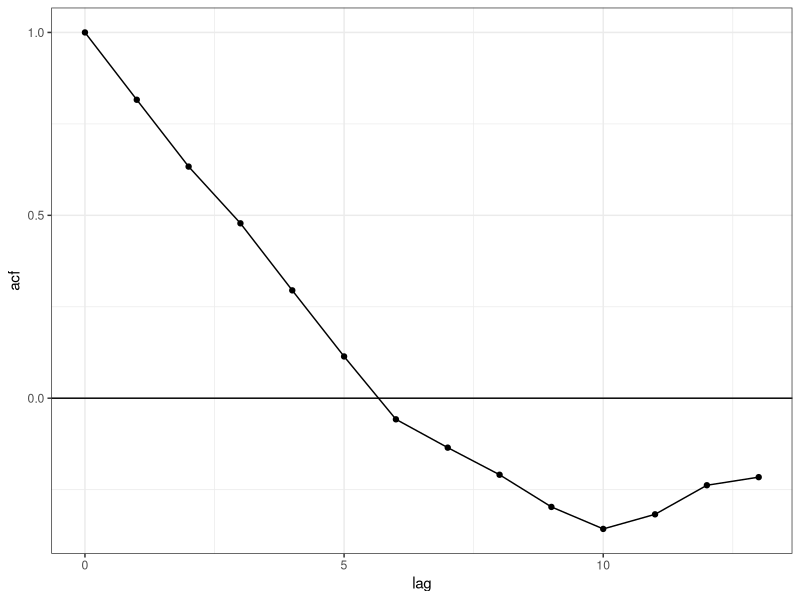
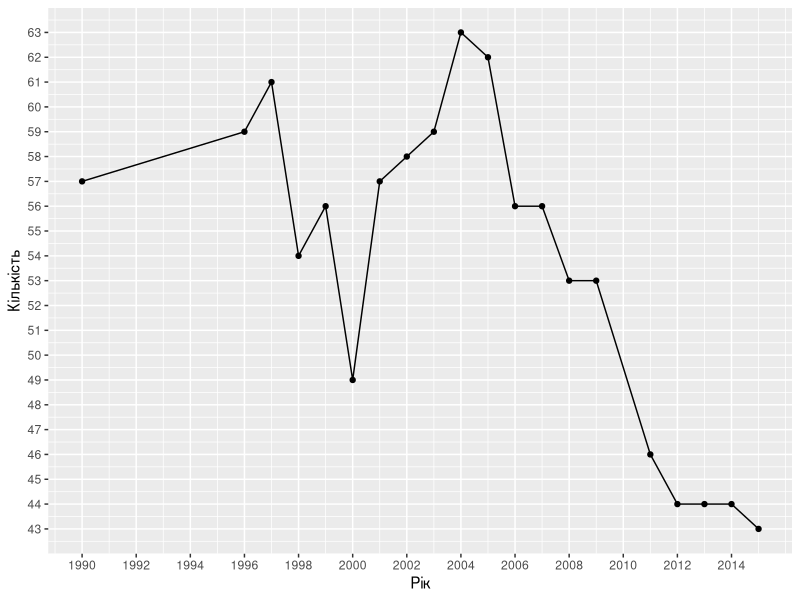

Recreate these plots in R, in order.
# Підключення бібліотеки для побудови графіків
library(ggplot2)

# Підготовка даних для подальшого опрацювання
stats <- read.csv("./data/lab1.csv")
counts <- as.numeric(stats$count)
temp <- table(as.vector(counts))

# Обчислення статистичних даних
avrg <- mean(counts)
mode <- names(temp)[temp == max(temp)]
mdn <- median(counts)
dsp <- var(counts)
cat(" Середнє значення:", avrg, "\n",
    "Мода:", mode, "\n",
    "Медіана:", mdn, "\n",
    "Дисперсія:", dsp)

# Побудова автокореляційної функції
acz <- acf(counts, plot=F)
ggplot(data.frame(lag=acz$lag, acf=acz$acf), aes(lag, acf)) + 
  geom_line() + geom_point() + theme_bw() + geom_hline(aes(yintercept=0))

# Допоміжня функція яка генерує крок для заданого вектора
step <- function(vec, by0) { return(round(seq(min(vec), max(vec), by = by0),1))}

# Побудова графіку к-сть навч. закладів станом на заданий проміжок часу
ggplot(data=stats, aes(x=year, y=count)) + geom_line() + geom_point() +
  scale_x_continuous(breaks = step(stats$year, 2)) + 
  scale_y_continuous(breaks = step(stats$count, 1)) + 
  ylab("Кількість") + xlab("Рік")
